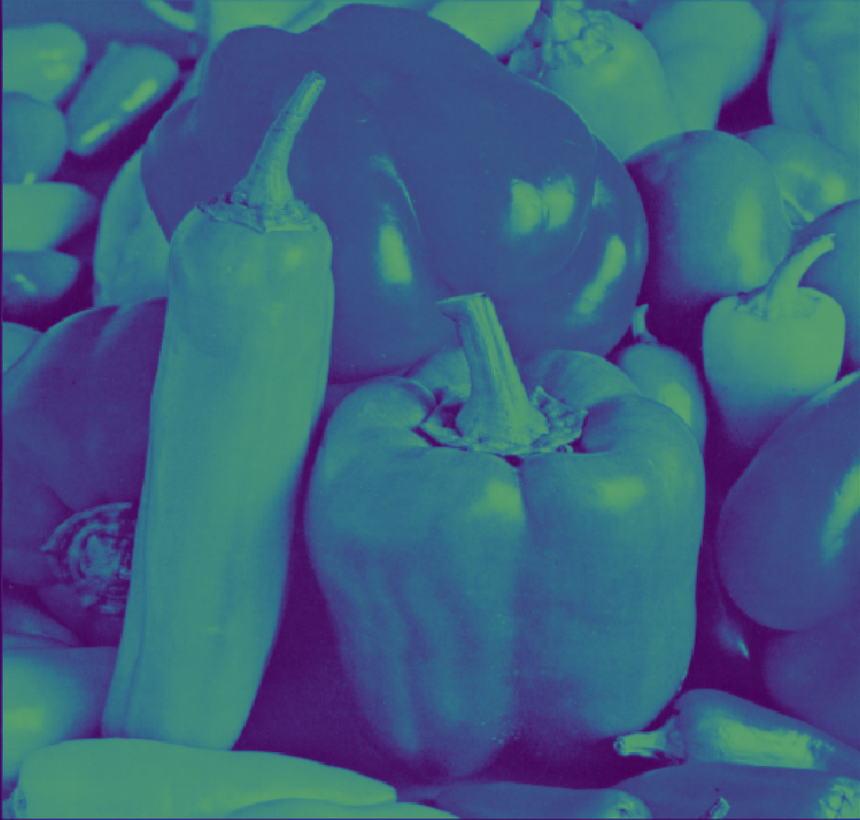
#> input picture T4/img.png, 860 x 820 px, shrunk from 1244 x 1186 before the run
$ python alinhar.py ../T4/img.png 5 ../T4/baboon.png   (older library calls are emulated)
#> lines starting #> are read from the running program, lines starting #| are printed output that depends on the picture
import matplotlib.pyplot as plt
from skimage.transform import rotate
from skimage.transform import hough_line, hough_line_peaks
from skimage import feature
import numpy as np
import math as mt
from scipy import misc
import sys

def objetivo(img,theta):
    img_rot = rotate(img,theta)
    hist_rot = np.sum(img_rot, axis=-1)
    soma = 0
    for i in range(len(hist_rot)-1):
        soma += (hist_rot[i] - hist_rot[i+1])**2
    return soma

def proj_horizontal(img):
    img_canny = feature.canny(img, sigma=3)
    valor = []
    for theta in range(-90, 90, 1):
        valor.append((objetivo(img_canny, theta), theta))
    return max(valor)[1]

def retorna_coluna(out):
    maior_coluna = 0
    maior = out[0,0]
    for l in range(out.shape[0]):
        for c in range(out.shape[1]):
            if maior < out[l,c]:
                maior = out[l,c]
                maior_coluna = c
    return maior_coluna

def hough_angle(img):
    img = 255 - img
    img_canny = feature.canny(img, sigma=3)
    out, angles, d = hough_line(img_canny)
    coluna = retorna_coluna(out)
    angulo = angles[coluna]
    angulo = np.rad2deg(angulo)
    if angulo < 0:
        return angulo + 90
    else:
        return angulo - 90

if __name__ == '__main__':
	#Carregar a imagem com niveis de cinza
	img = misc.imread(sys.argv[1], mode='L')
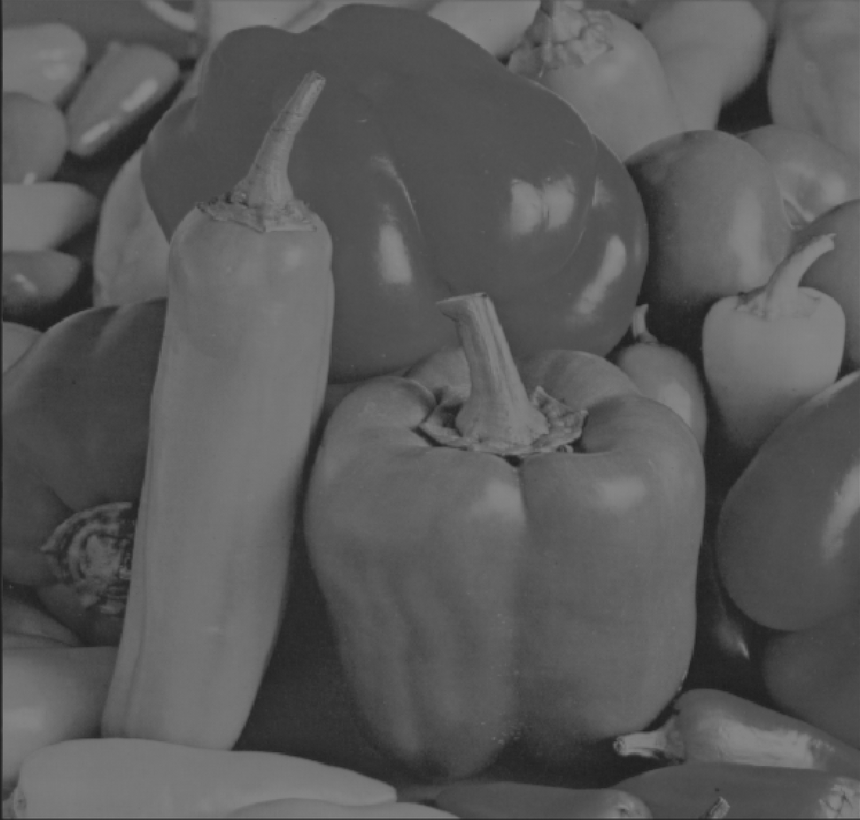
#> img: shape (820, 860); min 30, max 140, mean 89.5
	plt.imshow(img, cmap="gray")
	plt.show()
	#modo a ser usado
	modo = int(sys.argv[2])
	#salvar saida
	saida = sys.argv[3]
	if(modo):
		angulo = int(proj_horizontal(img))
#> in proj_horizontal, `img_canny = feature.canny(img, sigma=3)`:
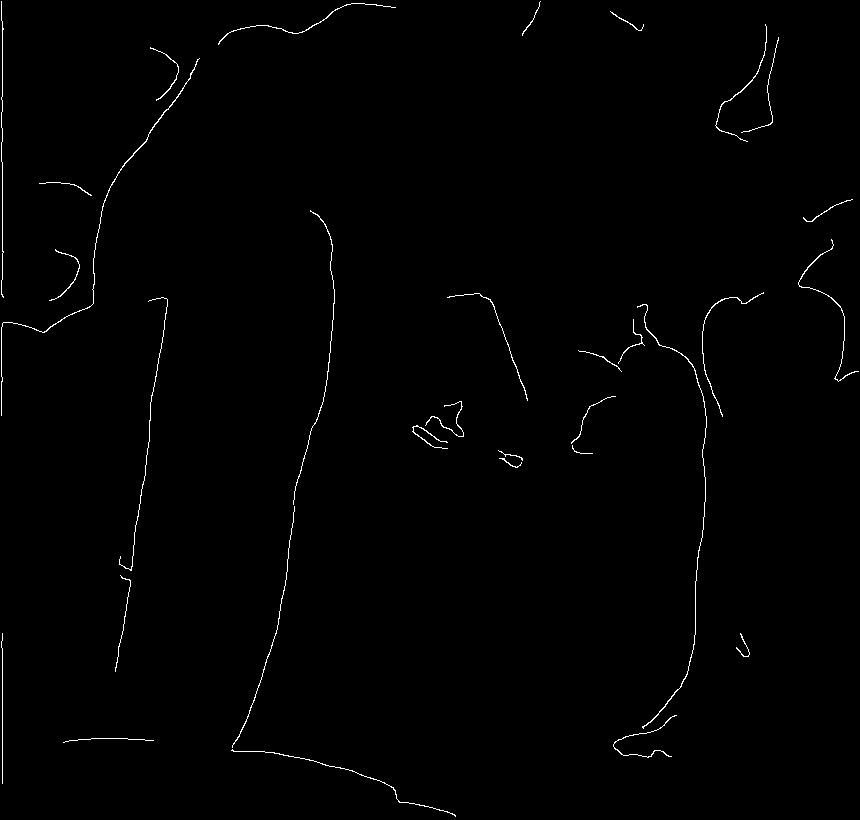
#> img_canny: shape (820, 860) bool; 0.74% white in thin lines or dots
#> the loop in proj_horizontal, `for theta in range(-90, 90, 1):` made 180 passes
#> pass 1, in objetivo, `img_rot = rotate(img,theta)`:
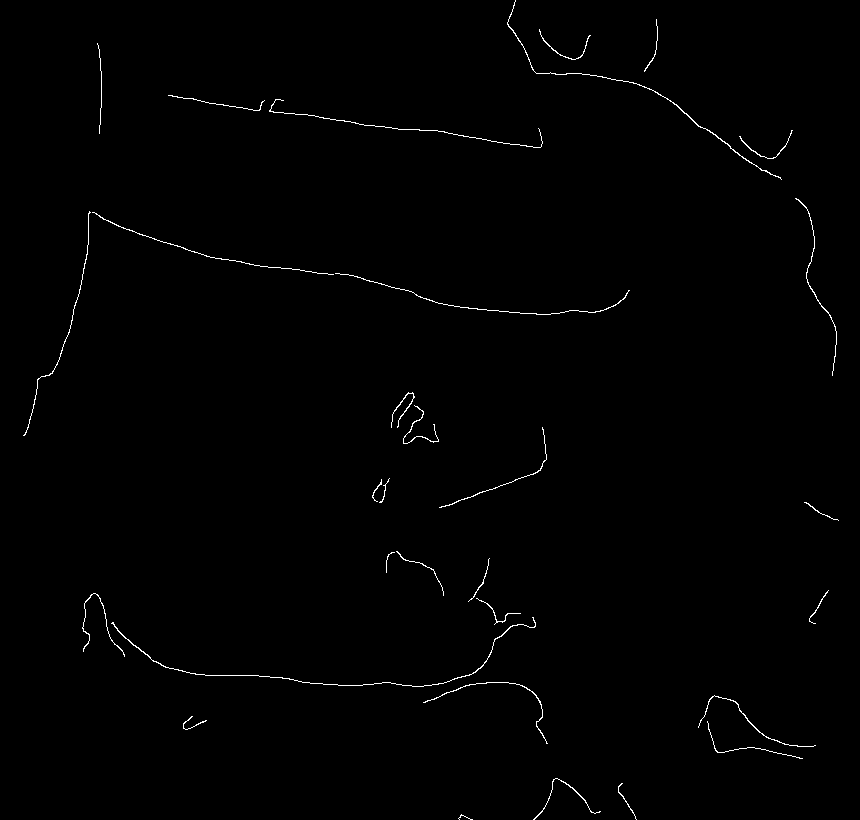
#> img_rot: shape (820, 860) bool; 0.64% white in thin lines or dots
#> pass 3, in objetivo (call 3), `img_rot = rotate(img,theta)`:
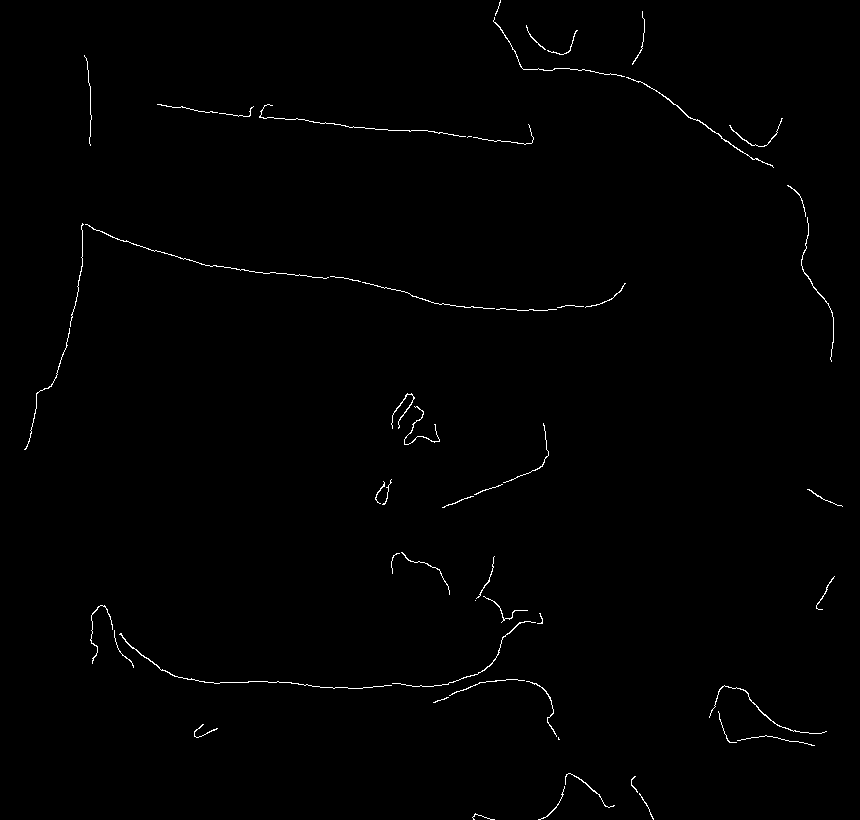
#> img_rot: shape (820, 860) bool; 0.65% white in thin lines or dots
#> after the loop in proj_horizontal, `for theta in range(-90, 90, 1):`: valor = 180 pairs, first value 3734 to 28409, second value -90 to 89
#> angulo = -80
		print(angulo)
#| -80
		img_rot = rotate(img, angulo, order=3, mode="edge")
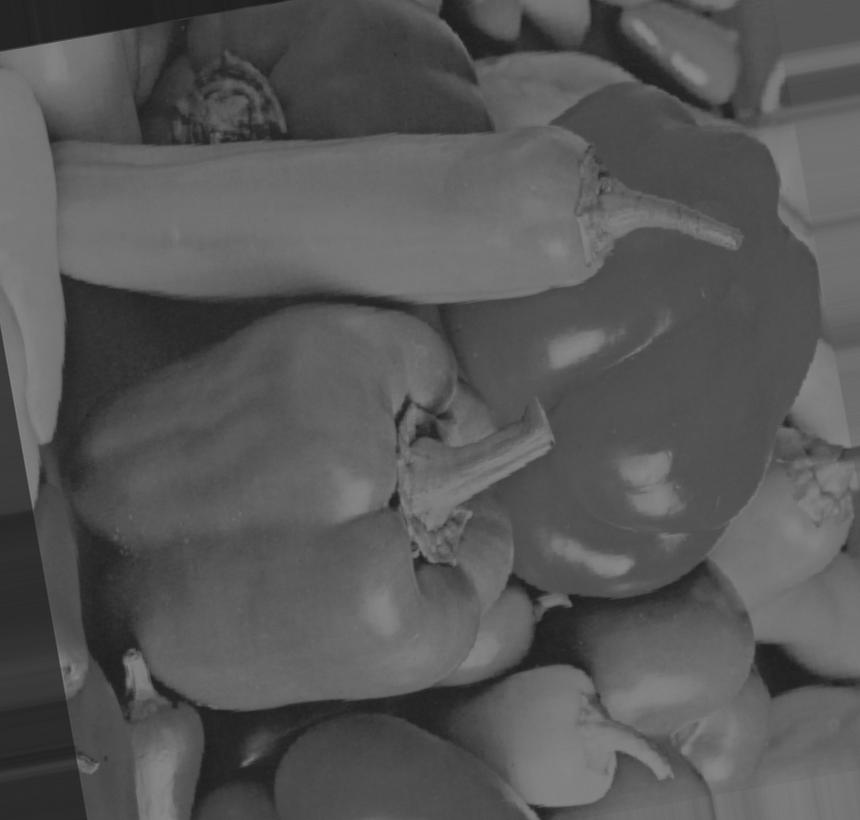
#> img_rot: shape (820, 860) float64; min 0.118, max 0.533, mean 0.345
		plt.imshow(img_rot, cmap="gray")
		misc.imsave(saida, img_rot)
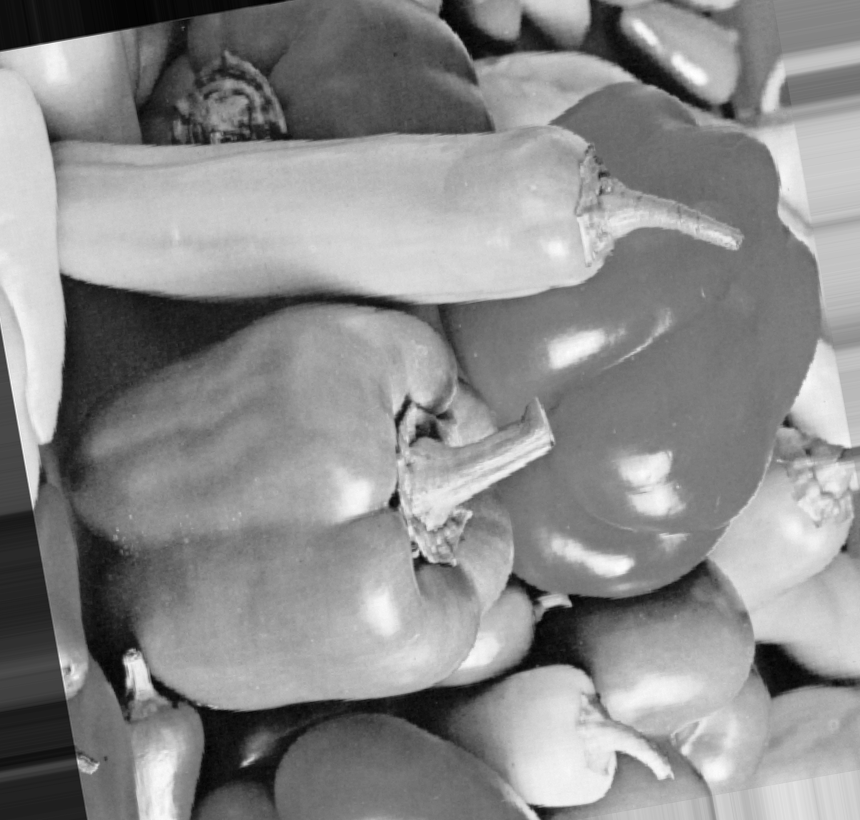
#> saved as baboon.png: PIL image 860x820 L; min 0, max 255, mean 139.3
		plt.show()
	else:
		angulo = int(hough_angle(img))
		print(angulo)
		img_rot = rotate(img, angulo, order=3, mode="edge")
		plt.imshow(img_rot, cmap="gray")
		misc.imsave(saida, img_rot)
		plt.show()

$ run again, on T4/butterfly.png
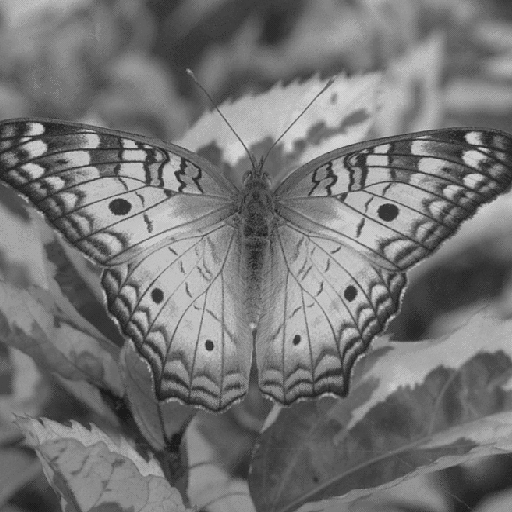
#> input picture T4/butterfly.png, 512 x 512 px
#> img is the input picture: shape (512, 512); min 27, max 212, mean 116.8
#> in proj_horizontal, `img_canny = feature.canny(img, sigma=3)`:
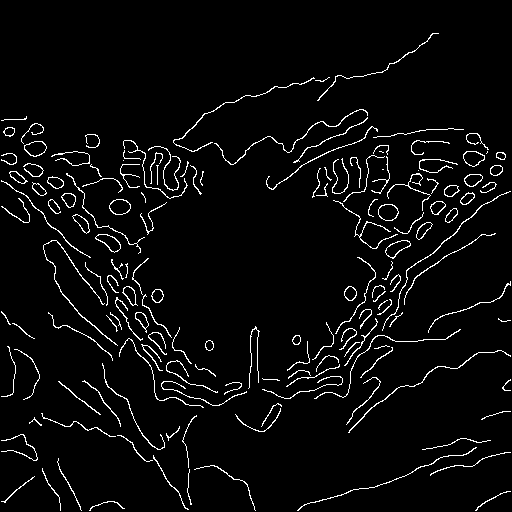
#> img_canny: shape (512, 512) bool; 4.1% white in thin lines or dots
#> after the loop in proj_horizontal, `for theta in range(-90, 90, 1):`: valor = 180 pairs, first value 10881 to 25224, second value -90 to 89
#> angulo = -32
#| -32
#> `misc.imsave(saida, img_rot)`:
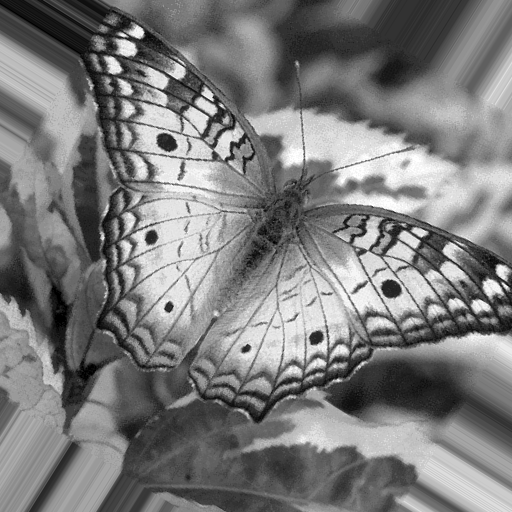
#> saved as butterfly.png: PIL image 512x512 L; min 0, max 255, mean 124.1

$ run again, on T4/city.png
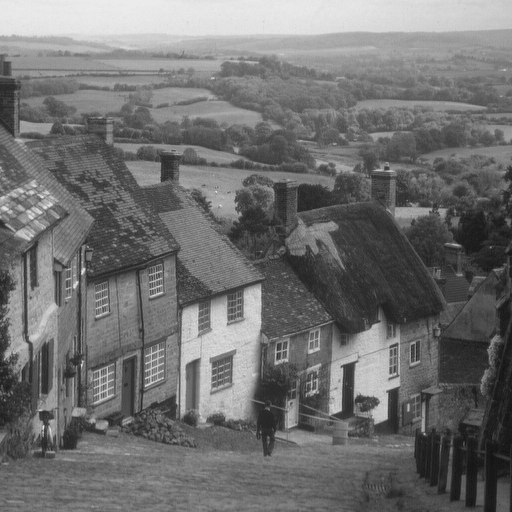
#> input picture T4/city.png, 512 x 512 px
#> img is the input picture: shape (512, 512); min 16, max 235, mean 112.2
#> in proj_horizontal, `img_canny = feature.canny(img, sigma=3)`:
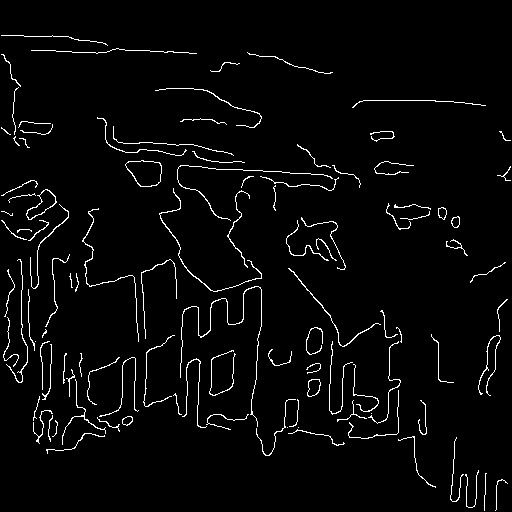
#> img_canny: shape (512, 512) bool; 3.2% white in thin lines or dots
#> after the loop in proj_horizontal, `for theta in range(-90, 90, 1):`: valor = 180 pairs, first value 6805 to 60496, second value -90 to 89
#> angulo = -89
#| -89
#> `img_rot = rotate(img, angulo, order=3, mode="edge")`:
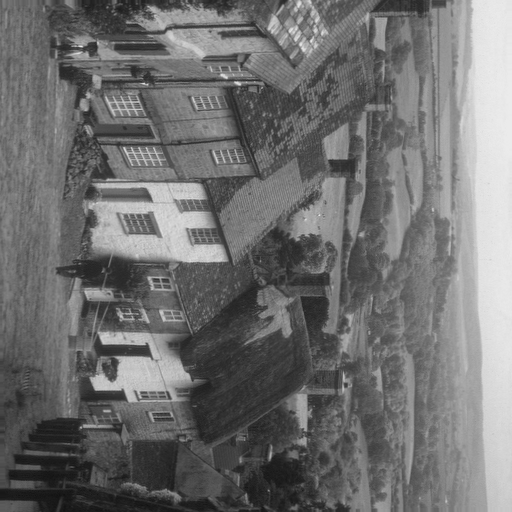
#> img_rot: shape (512, 512) float64; min 0.0683, max 0.922, mean 0.44
